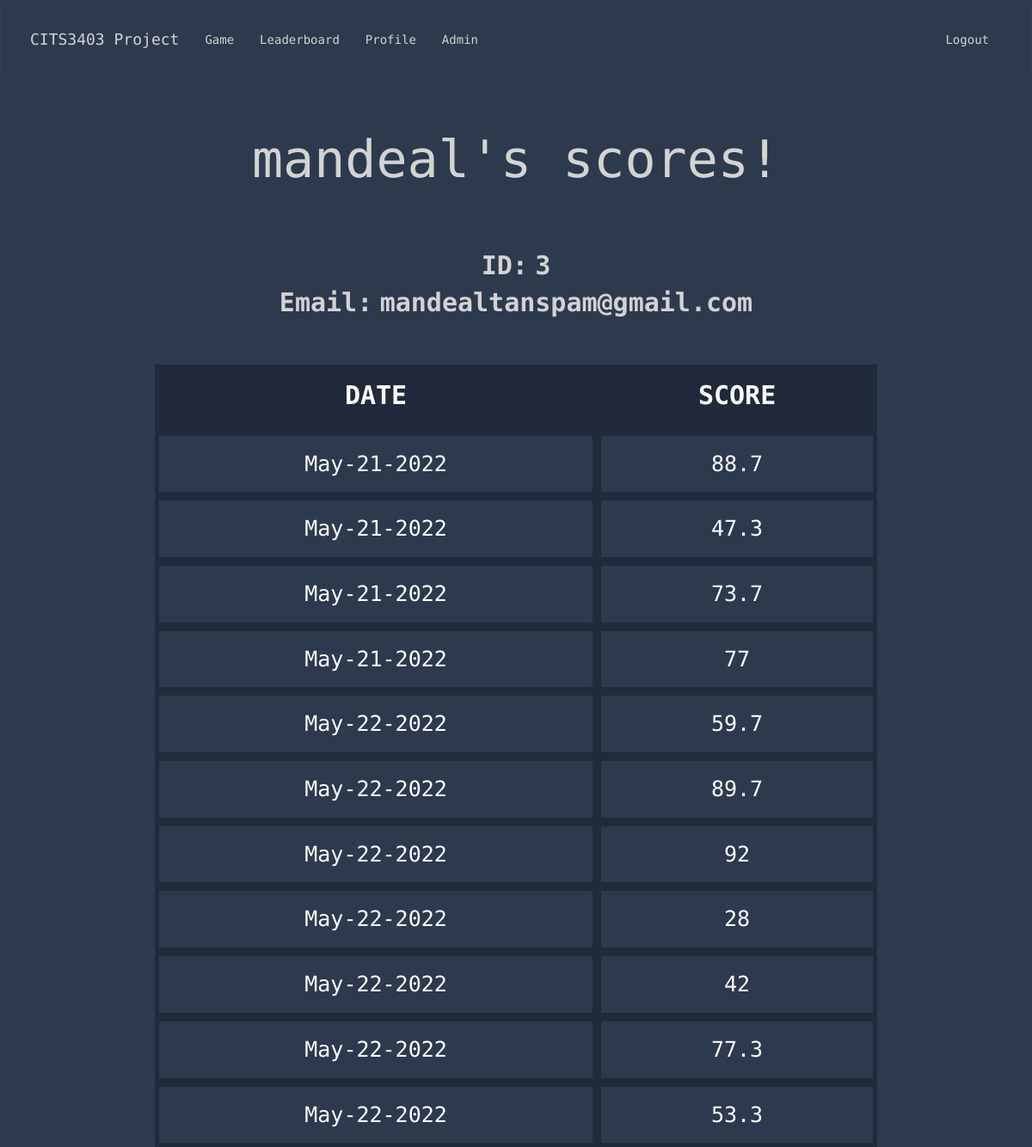
The page /user_stats (signed in) on the database its author committed.
### app/models.py (models this page shows, shortened)
class User(UserMixin, db.Model):
    id = db.Column(db.Integer, primary_key=True)
    username = db.Column(db.String(64), index=True, unique=True)
    email = db.Column(db.String(120), index=True, unique=True)
    password_hash = db.Column(db.String(128))
    user_stats = db.relationship('Score', backref='user', lazy=True)
    @login.user_loader
    def load_user(id):
        return User.query.get(int(id))

class Score(UserMixin, db.Model):
    id = db.Column(db.Integer, primary_key=True)
    user_score = db.Column(db.Integer)
    user_id = db.Column(db.Integer, db.ForeignKey("user.id"))
    today = date.today()
    format_date = today.strftime("%b-%d-%Y") #strips minutes, formats the date eg May-16-2022
    date = db.Column(db.String, default=format_date)

### app/routes.py (the view)
@app.route('/user_stats')
def user_stats():
    if current_user.is_authenticated: #Show list of stats associated with user IF logged in
        user_id = current_user.id
        my_scores = Score.query.filter_by(user_id=user_id)
        return render_template('user.html', user=my_scores, title="Profile")
    return render_template('user.html', title='Profile')

### app/templates/user.html
{% extends "base.html" %}
{% block content %}
    <h1>{{ current_user.username }}'s scores! </h1>
    <div class="container">
        <div class="row">
            <div class="col-md-12">
                <strong>ID:</strong>
                <strong> {{ current_user.id }}</strong> <br>
                <strong>Email:</strong>
                <strong> {{ current_user.email }}</strong> <br>
            </div>
        </div>
    </div>
   <table id="myTable" class="tablesorter">
    <thead>
        <tr>
            <th> DATE </th>
            <th> SCORE </th>
        </tr>
    </thead>
    <tbody>
        {% for user in user %}
            <tr>
                <td> {{ user.date }} </td>
                <td> {{ user.user_score }} </td>
            </tr>
        {% endfor %}
    </tbody>
</table>
</body>
{% endblock %}

### app/static/css/stylesheet.css (style rules this page uses)
head,body { text-align: center; }
h1 { padding: 40px; font-size: 60px; }
.container { font-family: 'Source Code Pro', monospace; padding:20px; }
body { background: #2d394d; color: lightgrey; }
.center, h1 { text-align: center; font-family: 'Source Code Pro', monospace; }
table { border-collapse: separate; font-size: 25px; width: 70%; margin-left: auto; margin-right: auto; margin-top: 30px; font-family: 'Source Code Pro', monospace; }
th, td { border: 5px solid #202a3b; padding: 15px; text-align: center; color: white; margin: none; }
th { font-size: 30px; border-top: none; font-weight: bold; background-color: #202a3b; }
strong { font-size: 30px; }

### rows shown on the page
User: username "mandeal", id "3", email "mandealtanspam@gmail.com"
Score: date "May-21-2022", user_score "88.7"
Score: date "May-21-2022", user_score "47.3"
Score: date "May-21-2022", user_score "73.7"
Score: date "May-21-2022", user_score "77"
Score: date "May-22-2022", user_score "59.7"
Score: date "May-22-2022", user_score "89.7"
Score: date "May-22-2022", user_score "92"
Score: date "May-22-2022", user_score "28"
Score: date "May-22-2022", user_score "42"
Score: date "May-22-2022", user_score "77.3"
Score: date "May-22-2022", user_score "53.3"
